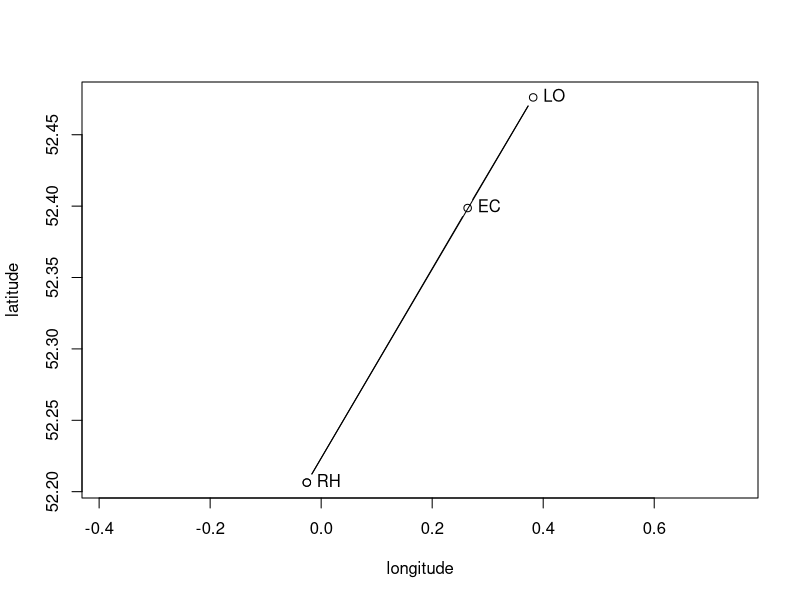

The R script that drew this image:
## ---- chunk 1
knitr::opts_chunk$set(echo = TRUE)
## ---- chunk 2
hav <- function(dphi,phis,phif,dlam){ #  Haversine formula 
  2*asin(sqrt(
                (sin(dphi/2))^2 + cos(phis)*cos(phif)*(sin(dlam/2))^2
                ))
}
## ---- chunk 3
gcd <- function(pos1,pos2){  # great circle distance
  dphi <- pos1[1]-pos2[1]
  phis <- pos1[1]
  phif <- pos2[1]
  dlam <- pos1[2]-pos2[2]
  hav(dphi,phis,phif,dlam)
}
## ---- chunk 4
RH  <- c(phi=52.206275, lambda= -0.025892)  # deg N & E (front door)
RH  <- c(phi=52.206367, lambda=  -0.025846)
EC  <- c(phi=52.398657, lambda=  0.263873)  # Centre of Ely Cath octagon
LO  <- c(phi=52.476138, lambda=  0.381944)  # Chimneypot on my house at Little Ouse
## ---- chunk 5
LL <- rbind(RH,EC,LO)
latx  <- LL[c(1,2,3,1),1]
longx <- LL[c(1,2,3,1),2]

plot(longx,latx,asp=1/(1-cos(mean(latx*pi/180))),type='b',xlab="longitude",ylab="latitude")
for(i in 1:3){text(LL[i,2],LL[i,1],rownames(LL)[i],pos=4)}
## ---- chunk 6
RH <- RH*pi/180  # Convert to radians
EC <- EC*pi/180
LO <- LO*pi/180
## ---- chunk 7
EC_LO <- gcd(EC,LO)
LO_RH <- gcd(LO,RH)
RH_EC <- gcd(RH,EC)
## ---- chunk 8
gc_dist <- c(EC_LO,LO_RH,RH_EC)
names(gc_dist) <- c("EC_LO","LO_RH","RH_EC")
gc_dist
## ---- chunk 9
sin_a <- sin(EC_LO)
sin_b <- sin(LO_RH)
sin_c <- sin(RH_EC)

cos_a <- cos(EC_LO)
cos_b <- cos(LO_RH)
cos_c <- cos(RH_EC)

RADIUS_OF_EARTH <- 6378000 
## ---- chunk 10
angle1 <- acos((cos_c-cos_a*cos_b)/(sin_a*sin_b))
angle2 <- acos((cos_a-cos_b*cos_c)/(sin_b*sin_c))
angle3 <- acos((cos_b-cos_c*cos_a)/(sin_c*sin_a))

angles <- c(angle1,angle2,angle3)
names(angles) <-  c(
"EC_LO_RH","LO_RH_EC","RH_EC_LO")
angles
## ---- chunk 11
dist <- RADIUS_OF_EARTH*gcd(LO,RH)*c(angle1,angle2)
dist
## ---- chunk 12
(E <- sum(angles) - pi)
(area <- E*RADIUS_OF_EARTH^2)
## ---- chunk 13
(area <- 5.540514e-9*RADIUS_OF_EARTH^2)
## ---- chunk 14
area/1e6  
## ---- chunk 15
2*area/(gcd(LO,RH)*RADIUS_OF_EARTH)
## ---- chunk 16
lambert_distance <- function(p1,p2){
  f <- 1/298.257223563    # WGS-84

  s <- gcd(p1,p2)
  ## *reduced* latitude:
  b1 <- atan((1-f)*tan(p1[1]))
  b2 <- atan((1-f)*tan(p2[1]))

  P <- (b1+b2)/2
  Q <- (b1-b2)/2
  X <- (s-sin(s))* (sin(P)*cos(Q)/cos(s/2))^2
  Y <- (s+sin(s))* (cos(P)*sin(Q)/sin(s/2))^2

  return(s-f*(X+Y)/2)
}

vincenty <- function(p1,p2){ # p1 and p2 are point 1 and point 2, (geodetic) latitude and longitude

  a <- 6378137.0 # equatorial radius from WGS-84   (meters)
  f <- 1/298.257223563 #  WGS-84

  b <- (1-f)*a  # polar radius from WGS-84

  phi1 <- p1[1]  # latitude of p1
  L1 <- p1[2]    # longitude of p1

  phi2 <- p2[1]  # latitude of p2
  L2 <- p2[2]    # longitude of p2

  U1 <- atan((1-f)*tan(phi1))
  U2 <- atan((1-f)*tan(phi2))

  L <- L2-L1
  lambda <- L2-L1  

  for(i in 1:10){
    sinsig <- sqrt(
    (cos(U2)*sin(lambda))^2 + (cos(U1)*sin(U2)-sin(U1)*cos(U2)*cos(lambda))^2)
    cossig <- sin(U1)*sin(U2) + cos(U1)*cos(U2)*cos(lambda)
    sigma <- atan2(sinsig,cossig)

    alpha <- asin(cos(U1)*cos(U2)*sin(lambda)/sin(sigma))
    sigma_m <- acos(cos(sigma) - 2*sin(U1)*sin(U2)/cos(alpha)^2 )/2

    C <- (f/16)*cos(alpha)^2*(4+f*(4-3*cos(alpha)^2))

    lambda <- L - (1-C)*f*sin(alpha) * (sigma + C*sin(sigma)*(cos(2*sigma_m) + C*cos(sigma)*(-1+2*cos(2*sigma_m)^2)))
  #  dput(lambda)

  }
  
  u <- abs(  cos(alpha) * sqrt((a^2-b^2)/b^2)   )
  A <- 1 + u^2/16834*(4096 + u^2*(-768 + u^2*(320-175*u^2)))
  B <- u^2/1024*(256 + u^2*(-128+u^2*(74 - 47*u^2)))
  delta_sigma <- B*sin(sigma)*(cos(2*sigma_m) + B/4*(cos(sigma)*(-1+2*cos(2*sigma_m)^2) - (B/6) *cos(2*sigma_m)*(-3+4*sin(sigma)^2)*(-3+4*cos(2*sigma_m)^2)))
  s <- b*A*(sigma - delta_sigma)

  alpha1 <- atan2(cos(U2)*sin(lambda), +cos(U1)*sin(U2)-sin(U1)*cos(U2)*cos(lambda))
  alpha2 <- atan2(cos(U1)*sin(lambda), -sin(U1)*cos(U2)+cos(U1)*sin(U2)*cos(lambda))
  return(c(alpha1,alpha2,s))
}
## ---- chunk 17
lamb <- c(
 lambert_distance(EC,LO),
 lambert_distance(LO,RH),
 lambert_distance(RH,EC))
names(lamb) <- c("EC_LO","LO_RH","RH_EC")
lamb
## ---- chunk 18
gc_dist
lamb - gc_dist
(lamb - gc_dist)/gc_dist
(lamb - gc_dist) * RADIUS_OF_EARTH
## ---- chunk 19

vincenty(RH,LO)[1]
vincenty(RH,EC)[1]
angles_gcd <- angles
angles_lamb <- c(
  vincenty(LO,EC)[1]-vincenty(LO,RH)[1],
  vincenty(RH,LO)[1]-vincenty(RH,EC)[1],
  vincenty(EC,LO)[1]-vincenty(EC,RH)[1])
names(angles_lamb) <- c("EC_LO_RH","LO_RH_EC","RH_EC_LO")
angles_lamb
rbind(angles_lamb,angles_gcd,diff=angles_lamb - angles_gcd)
